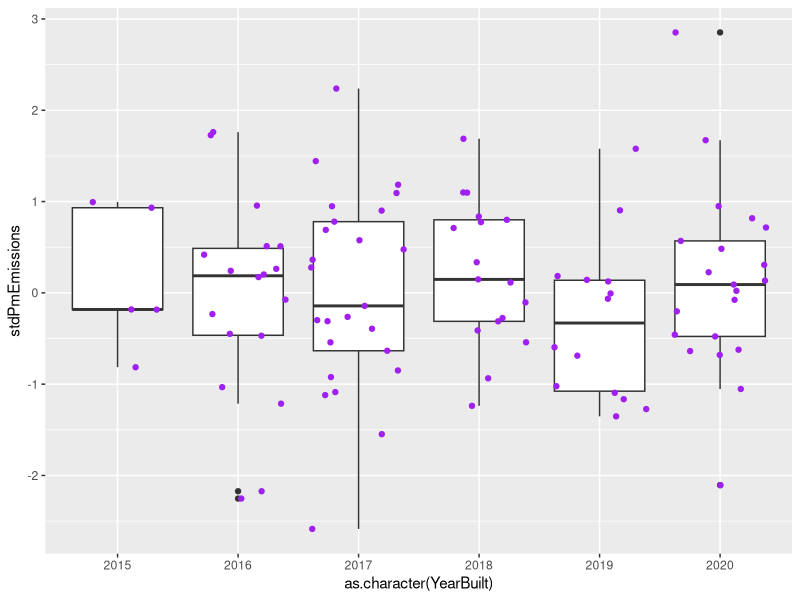
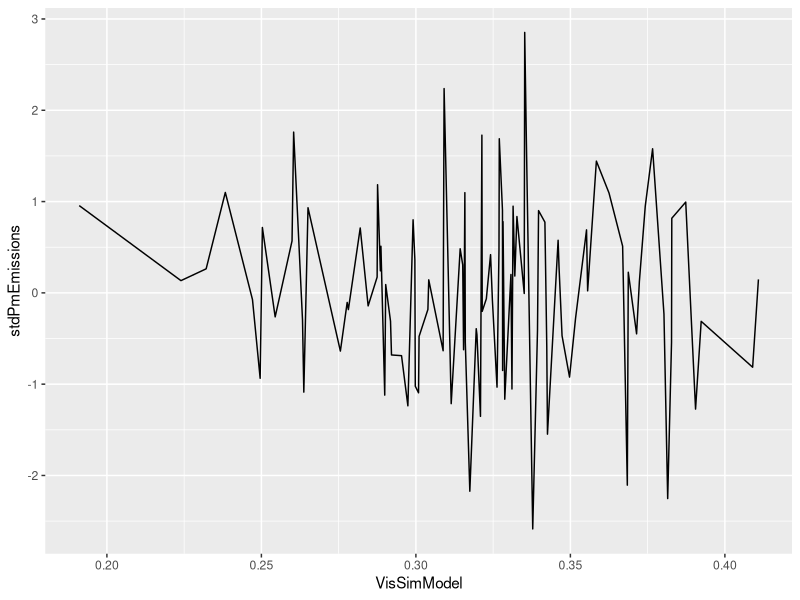
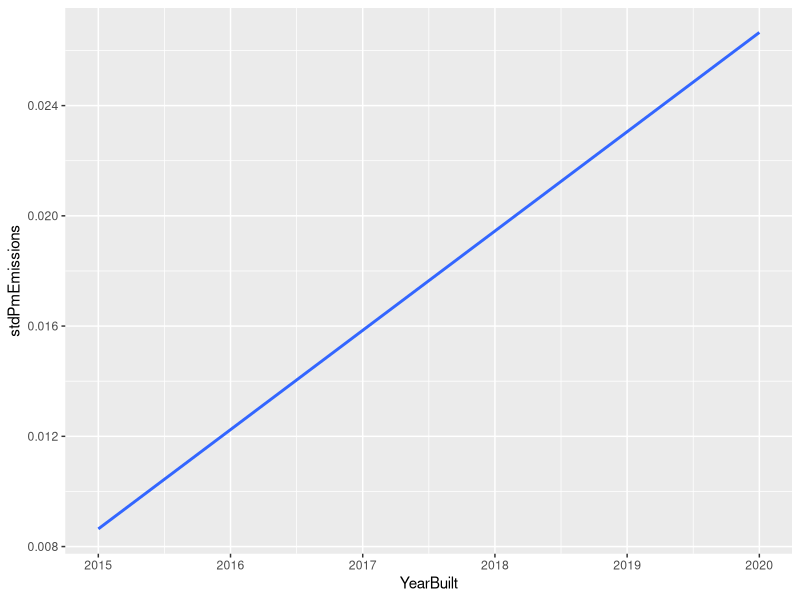

Write R code to recreate these figures, in order.
#variables we want to include listed below
#stoveID
#copiedFrom
#location
#VisSimModel
#FuelEfficiency
#MonthBuilt
#YearBuilt
#UsePerDay
#UseTotalEstimate
#UseType
#GeogDistModel
#SocialDistModel
#GeneticDistModel
#GenderBuilder
#GenderModel


#Make a vector of stove Id's
namevec<-vector()
for (i in 1:100){
  namevec[i]<-paste0("ID",i)}



#any other variables that might be good to collect?

#could we make these variables in any better way?
dat<-data.frame(stoveID=namevec, 
  copiedFrom=c(rep("Original",10),sample(namevec[1:10],90,replace = T)),
  location = rep(NA,100),
  VisSimModel = rbeta(100,35,75),
  BoilTime = sort(rnorm(100,10,2)),
  WaterVol = runif(100,15,20),
  WoodStart = sort(runif(100,300,600)),
  WoodEnd = sort(runif(100,50,250)),
  MonthBuilt= sample(1:12,100,replace=T),
  YearBuilt= c(rep(2015,5),rep(2017,5),sample(2016:2020,90,replace=T)),
  UsePerDay = sort(rpois(100,2)),
  UseTotalEstimate = rep(NA,100),
  stdPmEmissions = rnorm(100,0,1),
  GeogDistModel = sort(rgamma(100,75,6)),
  SocialDistModel = c(rep(1,55),rep(2,30),rep(3,15)),
  GeneticDistModel = rep(NA,100),
  GenderBuilder = sample(c(rep("Female",8),rep("Male",2)),100,replace=T),
  GenderModel =sample(c(rep("Female",8),rep("Male",2)),100,replace=T),
  Use = sample(c("Commercial","Family","Both"),100,replace=T))

head(dat)
write.csv(dat,file="SimulatedStoveData.csv")


dat$totwoodburned<-dat$WoodStart-dat$WoodEnd

library(ggplot2)

ggplot(data=dat,aes(x=as.character(YearBuilt), y=stdPmEmissions))+
  geom_boxplot()+
  geom_jitter(color="purple")

ggplot(data=dat,aes(x=VisSimModel, y=stdPmEmissions))+
  geom_line()


ggplot(data=dat,aes(x=YearBuilt, y=stdPmEmissions))+
  geom_smooth(method="lm",se=F)
#PM emissions by the year built. 














